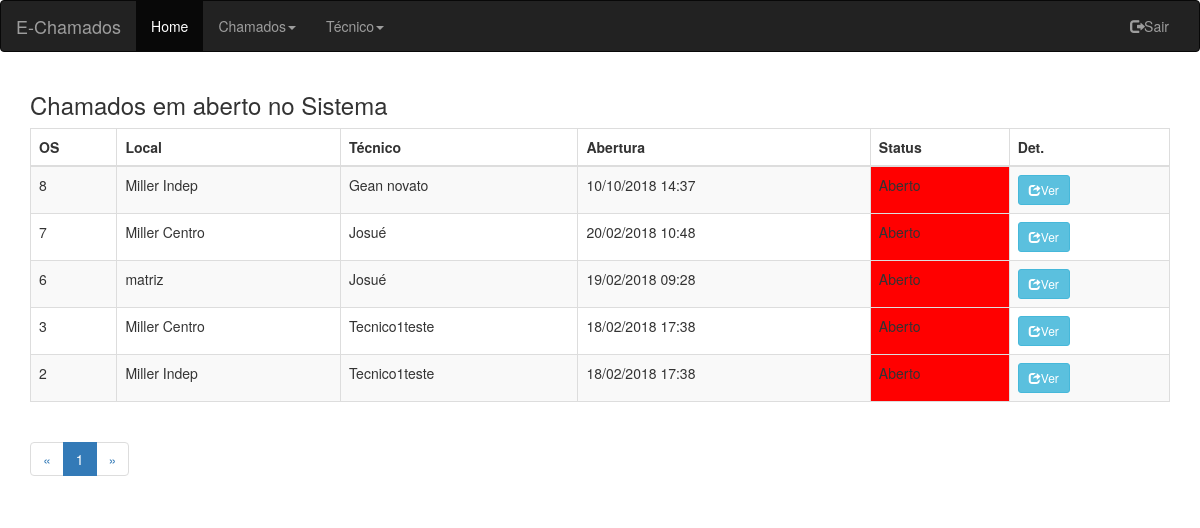
The page /E-Chamados/Admin/Chamados_abertos.php (signed in) on the database its author committed.
### tables this page shows
CREATE TABLE `chamados1` (
  `contador` int(255) NOT NULL,
  `Local` varchar(255) NOT NULL,
  `DataHora` varchar(150) NOT NULL,
  `Técnico` varchar(255) NOT NULL,
  `Status` varchar(50) DEFAULT NULL,
  `servico` varchar(600) DEFAULT NULL,
  `serviexecu` varchar(200) NOT NULL,
  `DataHoraAber` varchar(20) NOT NULL,
  `DataHoraFim` varchar(20) NOT NULL
);

### E-Chamados/Admin/Chamados_abertos.php (the view, shortened to what this page needs)
<?php
include("conexao.php");
$itens_por_pagina = 10;
$pagina = intval($_GET['pagina']);
$item = $pagina * $itens_por_pagina;
$sql_code = "select contador,Local, Técnico, DataHora,Status,servico from chamados1 WHERE Status='Aberto' ORDER BY contador DESC LIMIT $item, $itens_por_pagina";
$execute = $conn->query($sql_code) or die($conn->error);
$produto = $execute->fetch_assoc();
$num = $execute->num_rows;
$num_total = $conn->query("select contador,Local, Técnico, DataHora,Status,servico from chamados1 WHERE Status='Aberto'")->num_rows;
$num_paginas = ceil($num_total/$itens_por_pagina);
?>
<!DOCTYPE html>
<html lang="en">
<head>
  <link rel="stylesheet" href="https://maxcdn.bootstrapcdn.com/bootstrap/3.3.7/css/bootstrap.min.css">
</head>
<body>
<nav class="navbar navbar-inverse">
	<div class="container-fluid">
		<div class="navbar-header">
			<a class="navbar-brand" href="#">E-Chamados</a>
		</div>
		<div class="collapse navbar-collapse" id="myNavbar">
			<ul class="nav navbar-nav">
				<li class="active"><a href="Admin-Home.php">Home</a></li>
				<li><a class="dropdown-toggle" data-toggle="dropdown" href="#">Chamados<span class="caret"></span></a>
				</li>
				<li class="dropdown">
					<a class="dropdown-toggle" data-toggle="dropdown" href="#">Técnico<span class="caret"></span></a>
				</li>
			</ul>
			<ul class="nav navbar-nav navbar-right">
				<li><a href="logout.php"><span class="glyphicon glyphicon-log-out"></span>Sair</a></li>
			</ul>
		</div>
	</div>
</nav>
<div class="container">
	<h3>Chamados em aberto no Sistema</h3>
	<table class="table table-striped table table-bordered">
		<?php if($num > 0){ ?>
			<thead>
			<tr>
			<th>OS</th>
			<th>Local</th>
			<th>Técnico</th>
			<th>Abertura</th>
			<th>Status</th>
			<th>Det.</th>
			</tr>
			</thead>
			<tbody>
				<?php do{ ?>
					<tr>
					<td><?php echo $produto['contador'];?></td>
					<td><?php echo $produto['Local'];?></td>
					<td><?php echo $produto['Técnico']; ?></td>
					<td><?php echo $produto['DataHora']; ?></td>
					<?php if ($produto['Status']=="Aberto"){?>
						<td style="background-color:#F00;"> <?php echo $produto['Status']; ?></td>
					<?php }elseif ($produto['Status']=="Feito") {?>
						<td style="background-color:#0F0;"> <?php echo $produto['Status']; ?></td>
					<?php } ?>
						<td>  <a class="btn btn-info btn-sm" href="ver-1chamado-admin.php?chamado=<?php echo $produto['contador'];?>"data-toggle="tooltip" title="Detalhes"><span class="glyphicon glyphicon-share"></span>Ver</button></td>
						</tr>
		<?php } while($produto = $execute->fetch_assoc()); ?>
					</tbody>
	</table>
	<nav>
		<ul class="pagination">
			<li><a href="Chamados_abertos.php?pagina=0" aria-label="Previous">
				<span aria-hidden="true">&laquo;</span>
				</a>
			</li>
			<?php
				for($i=0;$i<$num_paginas;$i++){
				$estilo = "";
				if($pagina == $i)
				$estilo = "class=\"active\"";
			?>
			<li <?php echo $estilo; ?> ><a href="Chamados_abertos.php?pagina=<?php echo $i; ?>"><?php echo $i+1; ?></a></li>
			<?php } ?>
			<li>
				<a href="Chamados_abertos.php?pagina=<?php echo $num_paginas-1; ?>" aria-label="Next">
				<span aria-hidden="true">&raquo;</span>
				</a>
			</li>
		</ul>
	</nav>
  	<?php } ?>
</div>
	   <link rel="stylesheet" href="https://maxcdn.bootstrapcdn.com/bootstrap/3.3.7/css/bootstrap.min.css">
</body>
</html>

### rows shown on the page
chamados1: contador "8", Local "Miller Indep", Técnico "Gean novato", DataHora "10/10/2018 14:37", Status "Aberto"
chamados1: contador "7", Local "Miller Centro", Técnico "Josué", DataHora "20/02/2018 10:48", Status "Aberto"
chamados1: contador "6", Local "matriz", Técnico "Josué", DataHora "19/02/2018 09:28", Status "Aberto"
chamados1: contador "3", Local "Miller Centro", Técnico "Tecnico1teste", DataHora "18/02/2018 17:38", Status "Aberto"
chamados1: contador "2", Local "Miller Indep", Técnico "Tecnico1teste", DataHora "18/02/2018 17:38", Status "Aberto"
